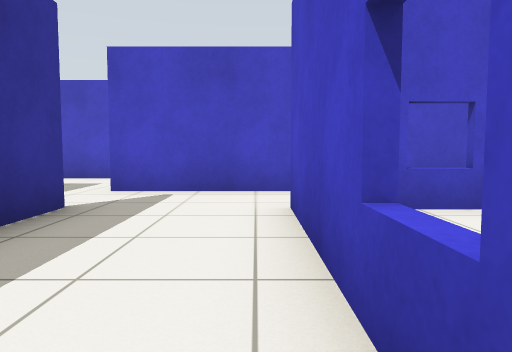
View 1 (above)

24 first-person views from a walk through a world built for the Gazebo simulator. The camera is 0.72 m above the floor, tilts 4° down and sees 70° across. The floor is counted in squares, 1 m on a side. Each view is taken from the middle of a square. On the plan, view 1 faces up. The plan holds only what a view shows up to about 11 squares ahead; the rest is blank.

View 2
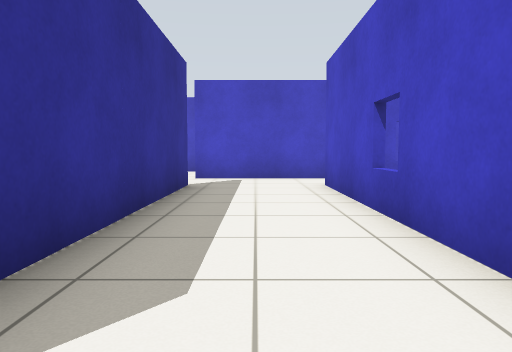

View 3
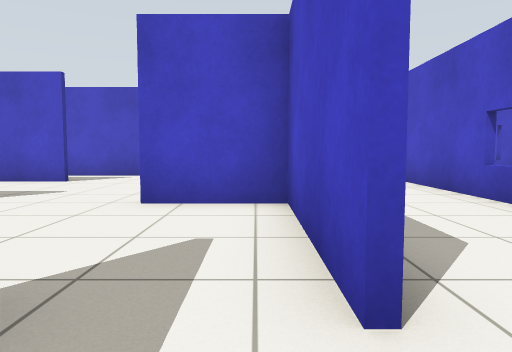

View 4
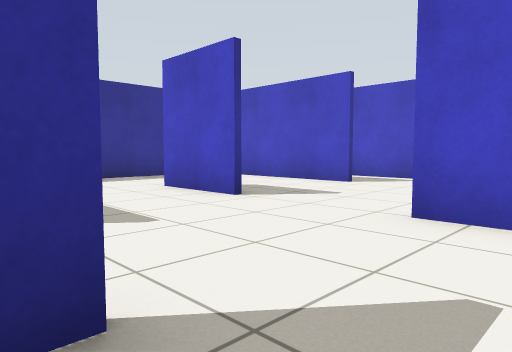

View 5
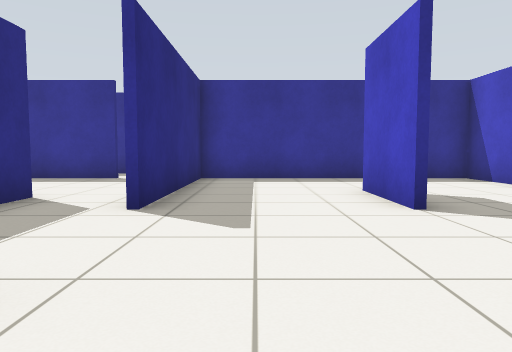

View 6
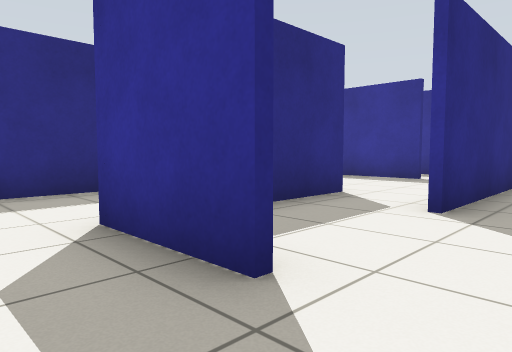

View 7
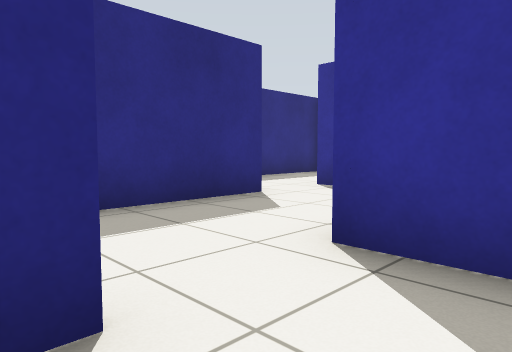

View 8
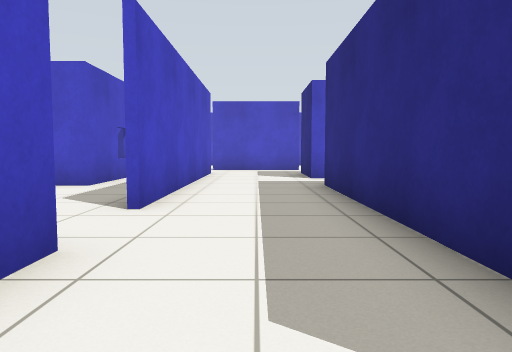

View 9
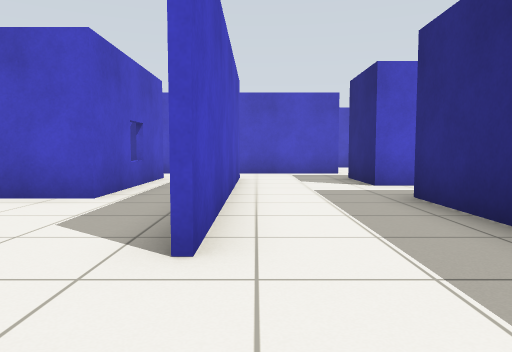

View 10
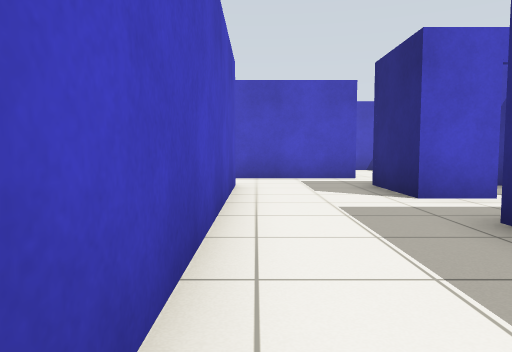

View 11
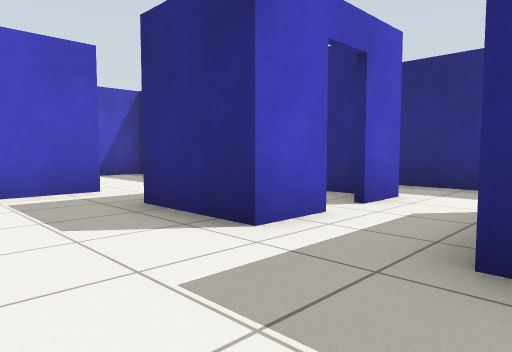

View 12
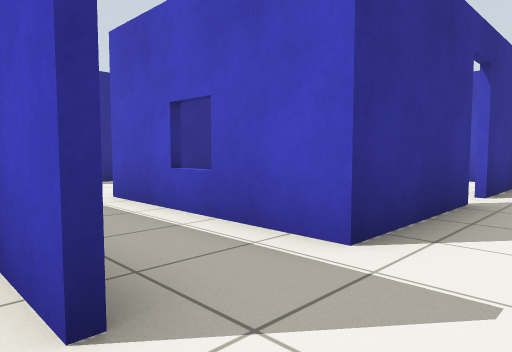

View 13
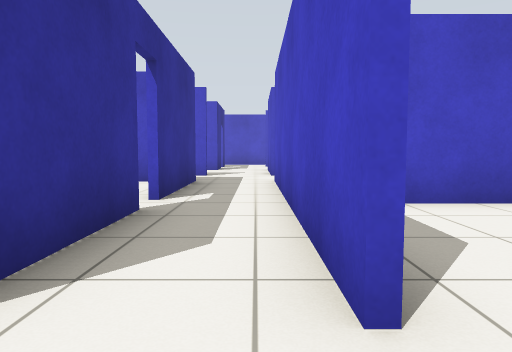

View 14
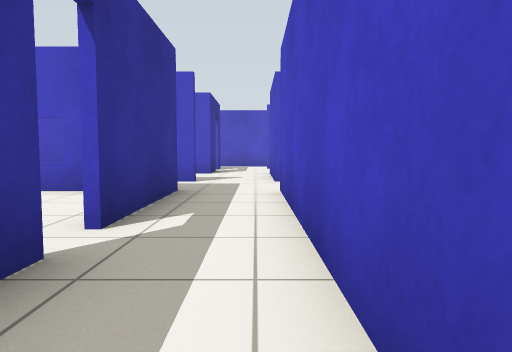

View 15
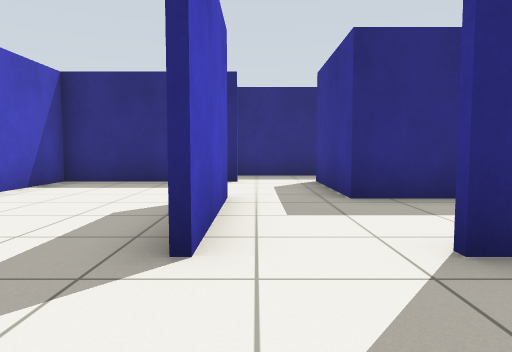

View 16
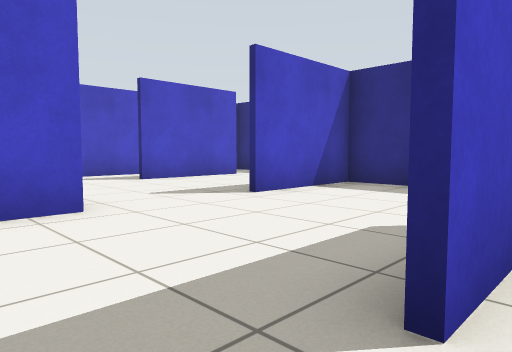

View 17
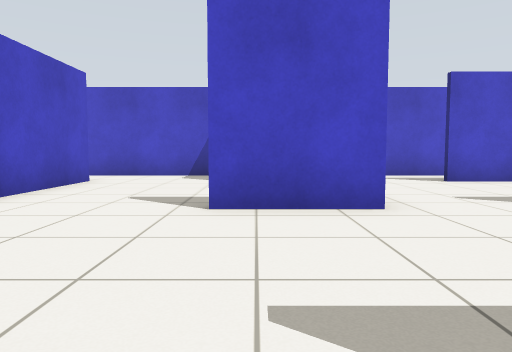

View 18
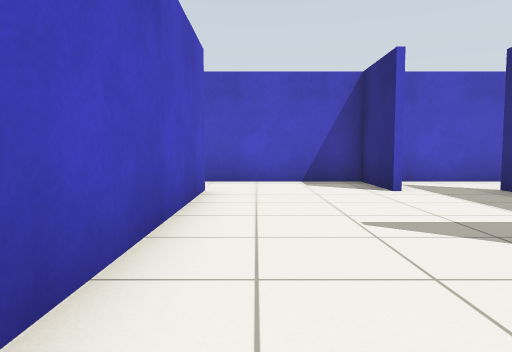

View 19
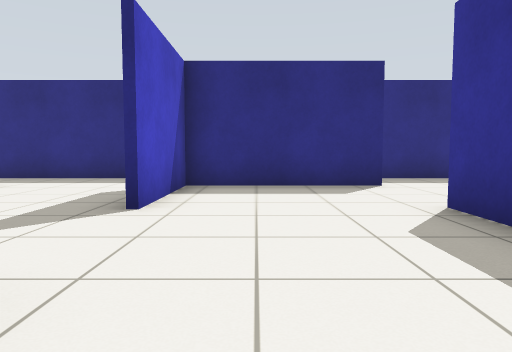

View 20
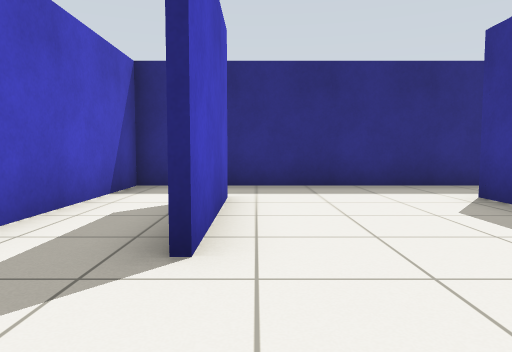

View 21
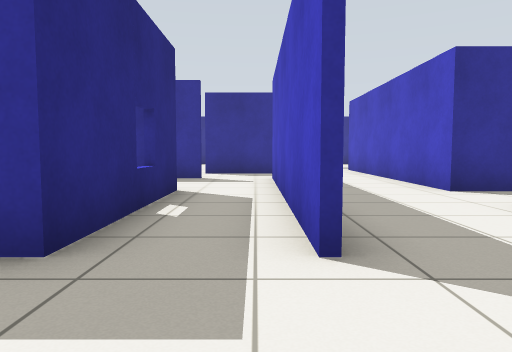

View 22
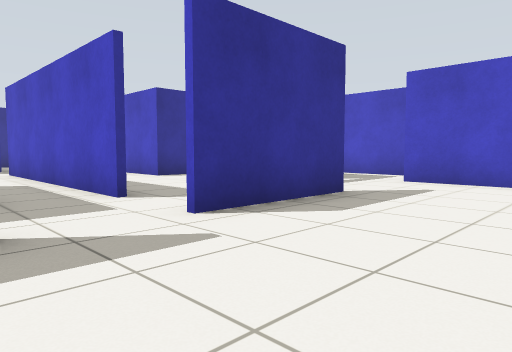

View 23
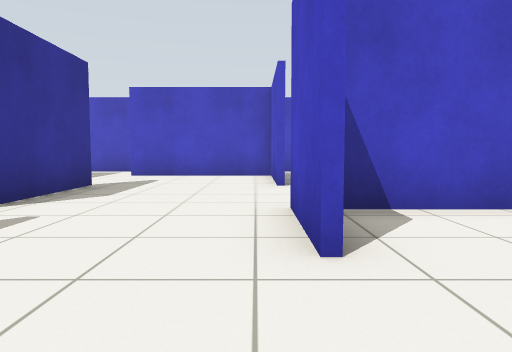

View 24
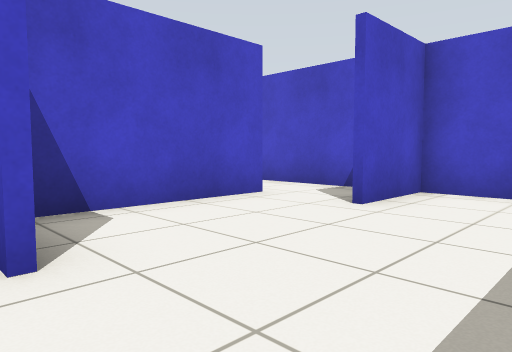

### Floor plan
Points are (right, up) in squares from view 1. A wall is a line through its corners. A room is listed if a view was taken in it or the views show most of it. See-through windows are left out.
Room 1 (views 1, 2, 7)
walls: (-2.4, 4.6) (-2.4, -1.6); (0.4, 6.4) (-2.6, 6.4); (0.4, -2.6) (0.4, 4.6); (-2.6, -4.4) (-2.1, -4.4)
ways out: opening at (-2, -3) to room 3; opening at (-2, 5.5) to room 3; opening at (1, -3) to room 4; opening at (1, 6) to room 5
Room 2 (views 3, 8, 9, 10, 11)
walls: (-4.4, -3.4) (-4.4, -4.6) (-5, -4.6); (-6.6, -7.4) (0.6, -7.4); (2.6, -4.6) (-2.6, -4.6); (2.4, -8.6) (2.4, -7.4); (-8.4, -7.1) (-8.4, -7.6)
ways out: opening at (-3, -4) to room 3; opening at (3.5, -5.5) to room 4; opening at (-7, -7)
Room 3 (views 4, 5, 6)
walls: (-7.4, 0.9) (-9.6, 0.9); (-7.4, 4.4) (-12.4, 4.4) (-12.4, 0.5); (-6.2, 6.4) (-8.5, 6.4); (-4.4, -2.4) (-4.4, -3.4); (-9.4, -2.4) (-7.4, -2.4); (-2.6, -2.6) (-2.6, 0.9) (-4.6, 0.9); (-8.6, -4.4) (-6.7, -4.4)
ways out: opening at (-2, -3) to room 1; opening at (-2, 5.5) to room 1; opening at (-3, -4) to room 2; opening at (-10.5, 1) to room 8; opening at (-8.5, -0.5) to room 8; opening at (-8, -3); opening at (-8, 6); opening at (-3, 7)
Room 4 (views 12, 13, 16, 17)
walls: (4.6, -4.6) (2.6, -4.6); (4.6, -2.6) (0.4, -2.6); (2.4, -7.4) (4.6, -7.4); (6.4, -6.6) (6.4, -4.4)
ways out: opening at (1, -3) to room 1; opening at (3.5, -5.5) to room 2; opening at (6, -2) to room 5; opening at (7, -3.5) to room 6; opening at (6, -7) to room 9
Room 5 (views 14, 15)
walls: (4.6, 0.5) (4.6, -2.6); (4.6, 6.4) (0.4, 6.4); (6.4, -2.6) (6.4, 4.6); (0.4, 4.6) (4.6, 4.6) (4.6, 1.2)
ways out: opening at (1, 6) to room 1; opening at (6, -2) to room 4; opening at (7, 5.5) to room 7; opening at (5.5, 7); open door at (4.5, 1)
Room 6 (views 18, 19, 20)
walls: (10.4, -4.6) (10.4, -2.4); (10.6, -9.7) (10.6, -10.6); (6.6, -6.4) (6.6, -7.6); (14.4, -2.4) (16.4, -2.4) (16.4, 0.5); (14.4, -10.6) (14.4, -7.4); (6.4, -10.4) (10.4, -10.4) (10.4, -7.4); (9.4, -12.4) (16.4, -12.4) (16.4, -3.4); (4.6, -9.6) (4.6, -10.6); (14.6, 0.9) (8, 0.9); (2.4, -10.6) (2.4, -9.5); (1.8, -12.4) (6.5, -12.4)
ways out: opening at (7, -3.5) to room 4; opening at (15.5, 1) to room 7; opening at (6, -10) to room 9; opening at (7, -8.5) to room 9; open door at (2.5, -9)
Room 7 (views 21, 22, 23, 24)
walls: (10.4, 4.4) (10.4, 6.6); (10.4, 9.4) (10.4, 12); (14.6, 6.4) (11, 6.4); (6.6, 9.6) (6.6, 6.4); (16.4, 5.6) (16.4, 6.5); (10.5, 12.4) (6.4, 12.4); (16.4, 0.5) (16.4, 4.4) (14.4, 4.4)
ways out: opening at (7, 5.5) to room 5; opening at (15.5, 1) to room 6; opening at (6, 10); opening at (6, 13); opening at (11, 8.5); opening at (15.5, 7)
Room 8 (no view inside)
walls: (-12.4, 0.5) (-12.4, -2.4) (-9.4, -2.4)
ways out: opening at (-10.5, 1) to room 3; opening at (-8.5, -0.5) to room 3
Room 9 (no view inside)
walls: (6.4, -7.6) (6.4, -6.6); (4.6, -7.4) (4.6, -9.6)
ways out: opening at (6, -7) to room 4; opening at (6, -10) to room 6; opening at (7, -8.5) to room 6

Positions as (right, up) in squares from view 1, and headings:
1: (0, 0), facing up
2: (-1, -3), facing up
3: (-3, -4), facing up
4: (-3, -3), facing up-left
5: (-3, -1), facing left
6: (-3, -1), facing down-left
7: (-2, -3), facing down-left
8: (-7, -6), facing right
9: (-5, -5), facing right
10: (-3, -5), facing right
11: (0, -5), facing down-right
12: (6, -5), facing up-left
13: (6, -4), facing up
14: (6, -2), facing up
15: (6, -2), facing down
16: (6, -3), facing down-right
17: (6, -3), facing right
18: (8, 0), facing right
19: (9, -3), facing down
20: (14, -5), facing down
21: (7, 6), facing left
22: (10, 4), facing up-left
23: (10, 2), facing up
24: (10, 2), facing up-right
